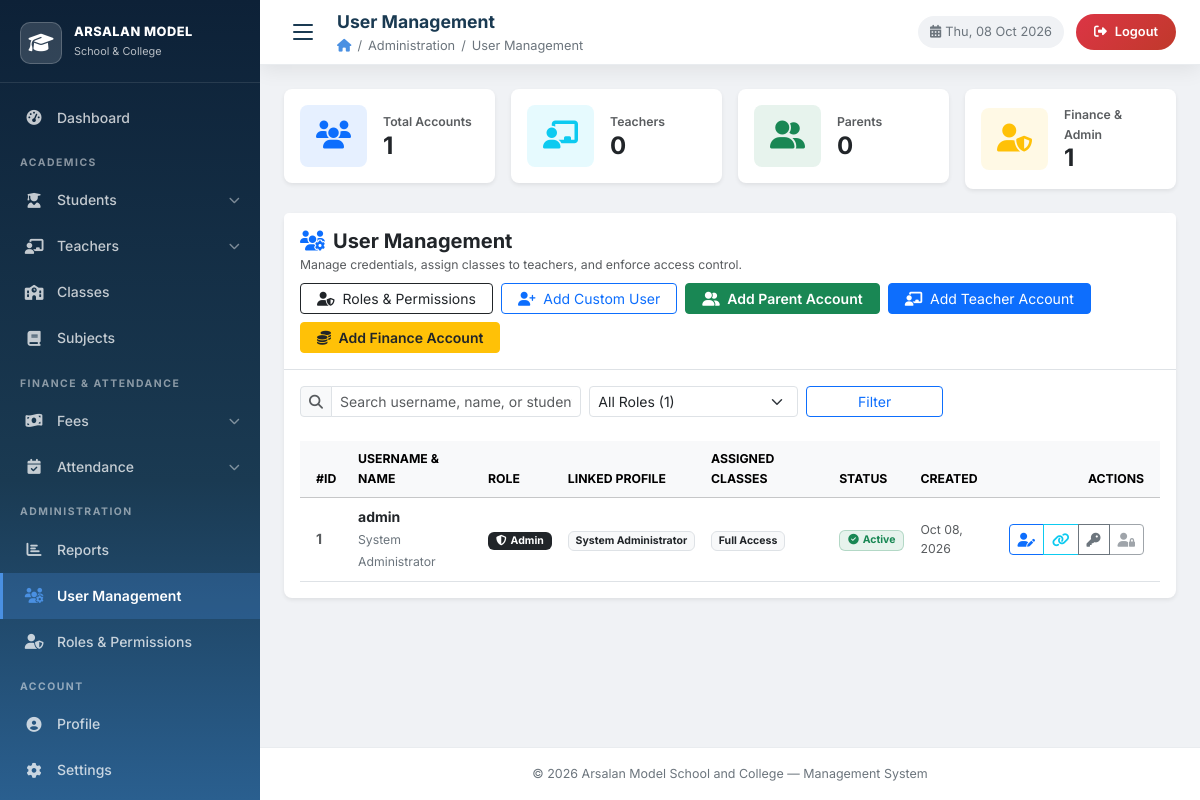
The page /admin/users.php (signed in) on the database its author committed.
### tables this page shows
CREATE TABLE `users` (
    `id`         INT          NOT NULL AUTO_INCREMENT,
    `username`   VARCHAR(50)  NOT NULL,
    `name`       VARCHAR(100) NULL,
    `email`      VARCHAR(100) NULL,
    `password`   VARCHAR(255) NOT NULL,
    `role`       VARCHAR(50)  NOT NULL DEFAULT 'admin',
    `role_id`    INT          NULL,
    `status`     ENUM('active','inactive') NOT NULL DEFAULT 'active',
    `created_at` TIMESTAMP    NOT NULL DEFAULT CURRENT_TIMESTAMP,
    PRIMARY KEY (`id`),
    UNIQUE KEY `uq_username` (`username`),
    CONSTRAINT `fk_user_role` FOREIGN KEY (`role_id`) REFERENCES `roles`(`id`) ON DELETE SET NULL
);

### admin/users.php (the view, shortened to what the rows shown need)
<?php
require_once __DIR__ . '/../database.php';
$where_clauses = ["1=1"];
$params = [];
$types  = "";
$where_sql = implode(' AND ', $where_clauses);
$sql = "SELECT u.*,
               r.name AS role_name, r.is_system_role,
               t.id AS teacher_record_id, t.teacher_id, CONCAT(t.first_name, ' ', t.last_name) AS teacher_name,
               s.id AS student_record_id, s.student_id, CONCAT(s.first_name, ' ', s.last_name) AS student_name,
               c.class_name AS student_class, c.section AS student_section
        FROM users u
        LEFT JOIN roles r ON u.role_id = r.id
        LEFT JOIN teachers t ON t.user_id = u.id
        LEFT JOIN students s ON s.parent_user_id = u.id
        LEFT JOIN classes c ON s.class_id = c.id
        WHERE {$where_sql}
        ORDER BY u.id DESC";
$users_list = db_fetch_all($sql, $types, $params);
$teacher_classes = [];
$parent_capable_roles = db_fetch_all(
    "SELECT DISTINCT r.id
     FROM roles r
     LEFT JOIN role_permissions rp ON r.id = rp.role_id
     LEFT JOIN permissions p ON rp.permission_id = p.id
     WHERE (p.module = 'students' AND p.action = 'view') OR LOWER(r.name) = 'parent'"
);
$parent_role_ids = array_map(fn($r) => (int)$r['id'], $parent_capable_roles);
include_once __DIR__ . '/../layout.php';
?>
<div class="container-fluid px-0">
    <div class="card shadow-sm border-0 rounded-3">
        <div class="card-body">
            <div class="table-responsive">
                <table class="table table-hover align-middle mb-0">
                    <thead class="table-light text-muted small text-uppercase">
                        <tr>
                            <th class="ps-3" style="width: 50px;">#ID</th>
                            <th>Username &amp; Name</th>
                            <th>Role</th>
                            <th>Linked Profile</th>
                            <th>Assigned Classes</th>
                            <th>Status</th>
                            <th>Created</th>
                            <th class="text-end pe-3">Actions</th>
                        </tr>
                    </thead>
                    <tbody>
                    <?php if (empty($users_list)): ?>
                        <tr>
                            <td colspan="8" class="text-center py-4 text-muted">
                                <i class="fas fa-user-slash fa-2x mb-2 d-block text-secondary"></i>
                                No user accounts found matching your filter.
                            </td>
                        </tr>
                    <?php else: ?>
                        <?php foreach ($users_list as $u): ?>
                            <?php
                            $uid = (int)$u['id'];
                            $urole = $u['role'];
                            $ustatus = $u['status'];
                            $role_display = !empty($u['role_name']) ? $u['role_name'] : ucfirst($urole);
                            $role_badge = match(strtolower($urole)) {
                                'admin'   => '<span class="badge bg-dark px-2 py-1"><i class="fas fa-shield-alt me-1"></i>Admin</span>',
                                'teacher' => '<span class="badge bg-primary px-2 py-1"><i class="fas fa-chalkboard-teacher me-1"></i>Teacher</span>',
                                'parent'  => '<span class="badge bg-success px-2 py-1"><i class="fas fa-user-friends me-1"></i>Parent</span>',
                                'finance' => '<span class="badge bg-warning text-dark px-2 py-1"><i class="fas fa-coins me-1"></i>Finance</span>',
                                default   => '<span class="badge text-white px-2 py-1" style="background-color:#6f42c1;"><i class="fas fa-user-tag me-1"></i>' . h($role_display) . '</span>'
                            };
                            $status_badge = ($ustatus === 'active')
                                ? '<span class="badge bg-success bg-opacity-10 text-success border border-success border-opacity-25 px-2 py-1"><i class="fas fa-check-circle me-1"></i>Active</span>'
                                : '<span class="badge bg-danger bg-opacity-10 text-danger border border-danger border-opacity-25 px-2 py-1"><i class="fas fa-ban me-1"></i>Inactive</span>';
                            ?>
                            <tr>
                                <td class="ps-3 fw-bold text-muted"><?= $uid ?></td>
                                <td>
                                    <div class="fw-bold text-dark"><?= h($u['username']) ?></div>
                                    <?php if (!empty($u['name'])): ?>
                                        <small class="text-secondary"><?= h($u['name']) ?></small>
                                    <?php elseif (!empty($u['email'])): ?>
                                        <small class="text-muted"><?= h($u['email']) ?></small>
                                    <?php endif; ?>
                                </td>
                                <td><?= $role_badge ?></td>
                                <td>
                                    <?php if ($urole === 'teacher'): ?>
                                        <?php if (!empty($u['teacher_name'])): ?>
                                            <span class="text-dark fw-semibold"><i class="fas fa-user-tie text-primary me-1"></i><?= h($u['teacher_name']) ?></span>
                                            <span class="badge bg-light text-muted border font-monospace ms-1"><?= h($u['teacher_id']) ?></span>
                                        <?php else: ?>
                                            <span class="text-muted fst-italic">Unlinked Teacher</span>
                                        <?php endif; ?>
                                    <?php elseif ($urole === 'admin'): ?>
                                        <span class="badge bg-light text-dark border">System Administrator</span>
                                    <?php elseif ($urole === 'finance'): ?>
                                        <span class="text-muted">Accounts Office</span>
                                    <?php endif; ?>
                                </td>
                                <td>
                                    <?php if ($urole === 'teacher'): ?>
                                        <?php
                                        $classes = $teacher_classes[$uid] ?? [];
                                        if (!empty($classes)): ?>
                                            <div class="d-flex flex-wrap gap-1" style="max-width: 250px;">
                                                <?php foreach ($classes as $cname): ?>
                                                    <span class="badge bg-light text-primary border border-primary border-opacity-25" style="font-size: 0.75rem;">
                                                        <?= h($cname) ?>
                                                    </span>
                                                <?php endforeach; ?>
                                            </div>
                                        <?php else: ?>
                                            <span class="text-muted small fst-italic">No classes assigned</span>
                                        <?php endif; ?>
                                    <?php elseif ($urole === 'admin'): ?>
                                        <span class="badge bg-light text-dark border">Full Access</span>
                                    <?php else: ?>
                                        <span class="text-muted small">—</span>
                                    <?php endif; ?>
                                </td>
                                <td><?= $status_badge ?></td>
                                <td class="small text-muted">
                                    <?= date('M d, Y', strtotime($u['created_at'])) ?>
                                </td>
                                <td class="text-end pe-3">
                                    <div class="btn-group btn-group-sm">
                                        <button type="button" class="btn btn-outline-primary"
                                                title="Edit Account"
                                                onclick="openEditUserModal(<?= $uid ?>, '<?= h(addslashes($u['username'])) ?>', '<?= h(addslashes($u['name'] ?? '')) ?>', '<?= h(addslashes($u['email'] ?? '')) ?>', <?= (int)$u['role_id'] ?>, <?= (int)($u['student_record_id'] ?? 0) ?>, '<?= h(addslashes(($u['student_id'] ?? '') . (!empty($u['student_name']) ? ' — ' . $u['student_name'] : ''))) ?>')">
                                            <i class="fas fa-user-edit"></i>
                                        </button>
                                        <?php if ($urole === 'parent' || in_array((int)$u['role_id'], $parent_role_ids, true)): ?>
                                            <button type="button" class="btn btn-outline-info"
                                                    title="<?= !empty($u['student_name']) ? 'Change / Unlink Student' : 'Link Account to Student' ?>"
                                                    onclick="openLinkStudentModal(<?= $uid ?>, '<?= h(addslashes($u['username'])) ?>', <?= (int)($u['student_record_id'] ?? 0) ?>, '<?= h(addslashes(($u['student_id'] ?? '') . (!empty($u['student_name']) ? ' — ' . $u['student_name'] : ''))) ?>')">
                                                <i class="fas fa-link"></i>
                                            </button>
                                        <?php endif; ?>
                                        <button type="button" class="btn btn-outline-secondary"
                                                title="Reset Password"
                                                onclick="openResetModal(<?= $uid ?>, '<?= h(addslashes($u['username'])) ?>')">
                                            <i class="fas fa-key"></i>
                                        </button>
                                        <?php if ($uid !== (int)$_SESSION['user_id']): ?>
                                            <?php if ($ustatus === 'active'): ?>
                                                <button type="button" class="btn btn-outline-danger"
                                                        title="Deactivate Account"
                                                        onclick="confirmToggleStatus(<?= $uid ?>, '<?= h(addslashes($u['username'])) ?>', 'inactive')">
                                                    <i class="fas fa-ban"></i>
                                                </button>
                                            <?php else: ?>
                                                <button type="button" class="btn btn-outline-success"
                                                        title="Reactivate Account"
                                                        onclick="confirmToggleStatus(<?= $uid ?>, '<?= h(addslashes($u['username'])) ?>', 'active')">
                                                    <i class="fas fa-check-circle"></i>
                                                </button>
                                            <?php endif; ?>
                                        <?php else: ?>
                                            <button type="button" class="btn btn-outline-secondary disabled" title="Current Account" disabled>
                                                <i class="fas fa-user-lock"></i>
                                            </button>
                                        <?php endif; ?>
                                    </div>
                                </td>
                            </tr>
                        <?php endforeach; ?>
                    <?php endif; ?>
                    </tbody>
                </table>
            </div>
        </div>
    </div>
</div>
<?php
include_once __DIR__ . '/../layout_end.php';
?>

### rows shown on the page
users: id "1", username "admin", name "System Administrator", role "Admin", shows "Full Access", status "active" (drawn), created_at "Oct 08, 2026"

### other values the page prints
$page_title "User Management"
$bc "Administration"
$bc "User Management"
$count_all "1"
$count_teacher "0"
$count_parent "0"
$count_finance + $count_admin "1"
APP_NAME "Arsalan Model School and College"
